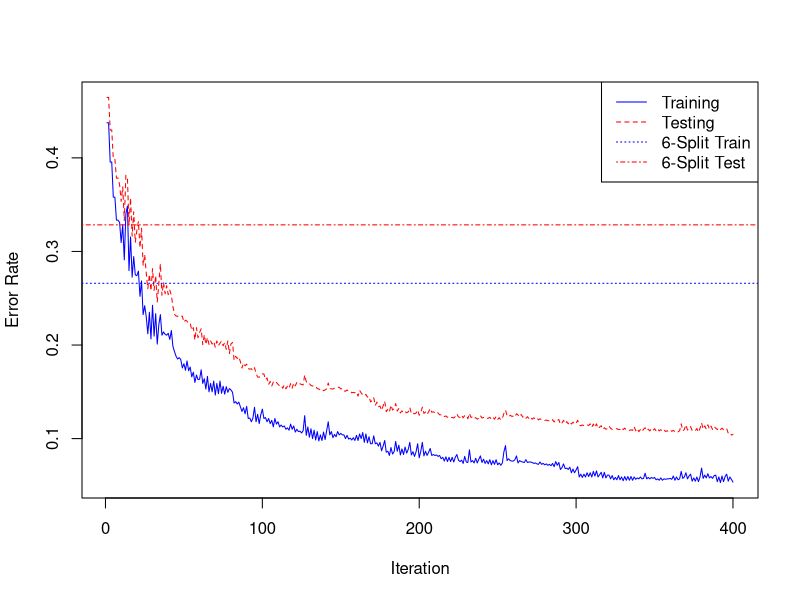

Here is the R script that generated this plot:
###################################################################
####################  Assignment 11: AdaBoost  ####################
###################################################################
#####  Doug Raffle
#####  Fall 2014
#####  STAT 745 - Data Mining 

library(rpart)

## set up data
x <- matrix(rnorm(2000*10), , 10)
dat <- data.frame(y=sign(rowSums(x^2) - 9.34), x)
n <- nrow(dat)

test.x <- matrix(rnorm(5000*10), , 10)
test.dat <- data.frame(y=sign(rowSums(test.x^2) - 9.34), test.x)

## init
w <- rep(1/n, n)
M <- 400
f <- rep(0, 2000)
f.test <- rep(0, 5000)
err.mat <- matrix(nrow=M, ncol=2)
for(m in 1:M){
    ## fit the model
    h.m <- rpart(y ~ ., dat, w, control=rpart.control(cp=-1, minsplit=1, maxdepth=1))
    y.hat <- sign(predict(h.m))
    err <- sum(w * ifelse(y.hat == dat$y, 0, 1))/sum(w)
    beta.m <- log((1-err)/(err))
    w <- w*exp(beta.m * ifelse(y.hat == dat$y, 0, 1))

    f <- f + beta.m * y.hat
    f.test <- f.test + beta.m * sign(predict(h.m, newdata=test.dat))

    err.mat[m,] <- c(table(sign(f) * dat$y)[1]/2000,
                     table(sign(f.test) * test.dat$y)[1]/5000)

}

h6 <- rpart(y ~ ., dat, control=rpart.control(cp=-1, minsplit=6, maxdepth=6))
f.6 <- sign(predict(h6))
f.test.6 <- sign(predict(h6, newdata=test.dat))
err.train.6 <- table(f.6 * dat$y)["-1"]/2000
err.test.6 <- table(f.test.6 * test.dat$y)["-1"]/5000

matplot(err.mat, type="l", col=c("blue", "red"),
        xlab="Iteration", ylab="Error Rate")
abline(h=err.train.6, col="blue", lty=3)
abline(h=err.test.6, col="red", lty=4)
legend("topright", legend=c("Training", "Testing", "6-Split Train",
                            "6-Split Test"), col=c("blue", "red"), lty=1:4)
